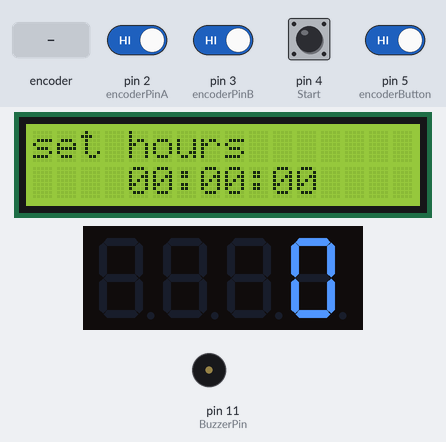
Bench run of a sketch on a simulated Arduino Uno, built with avr-gcc and run on an emulated ATmega328P. Shown: 16×2 character LCD, 4-digit seven-segment display, buzzer (waves = sounding). The inputs (shaded band) are chosen by the test bench; at power-on: pin 2 (encoderPinA), pin 3 (encoderPinB), pin 4 (Start), pin 5 (encoderButton) HIGH.

Above: at 3.7 s.
3.8 s: pin 5 (encoderButton) driven LOW
At 5.5 s:
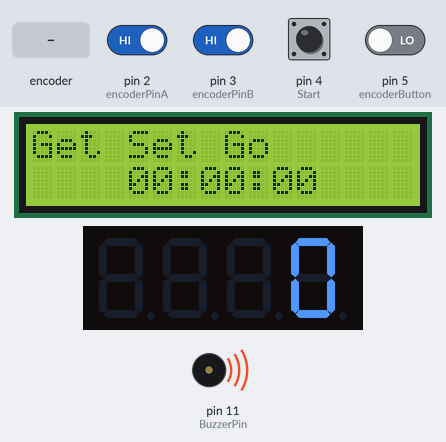
6.5 s: rotary encoder on pin 2 (encoderPinA) / pin 3 (encoderPinB) turned 1 step (first pin leading)
9.7 s: pin 5 (encoderButton) driven HIGH
At 10.9 s:
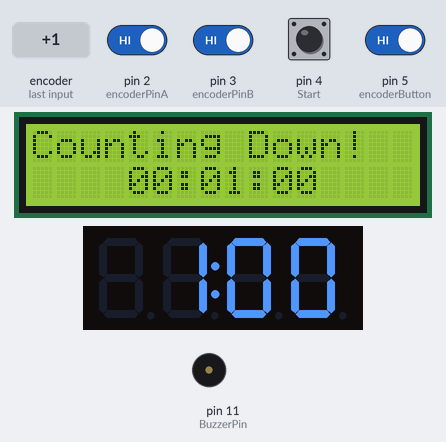
12.7 s: pin 4 (Start) pulled LOW for 1 s
At 15.6 s:
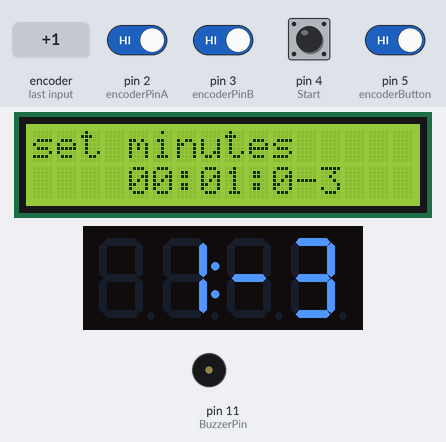
15.9 s: pin 5 (encoderButton) driven LOW
At 18.3 s:
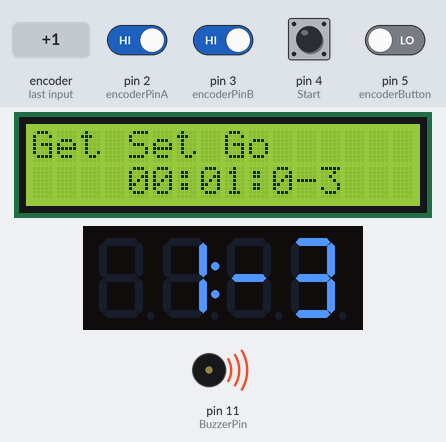
18.6 s: rotary encoder on pin 2 (encoderPinA) / pin 3 (encoderPinB) turned 1 step (first pin leading)
Timing chart, 0 to 21.6 s (numbered marks = the images above; inputs shaded):
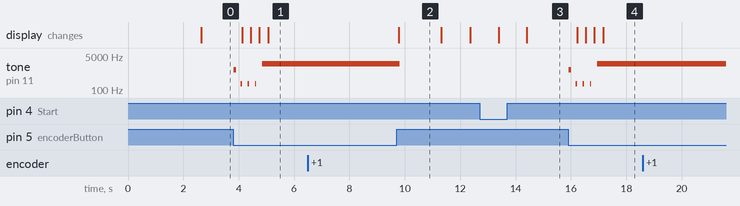

Measured:
- after the input at 3.8 s, tone on pin 11 (BuzzerPin): plays 1000 Hz for 0.10 s, 200 Hz for 0.05 s, 200 Hz for 0.05 s, 200 Hz for 0.05 s, 2000 Hz for 1.7 s, starting at once; the display: first changes after 0.32 s (image 1 shows a later state)
- after the input at 6.5 s, every drawn part: stays the same
- after the input at 9.7 s, tone on pin 11 (BuzzerPin): 2000 Hz → silent after 0.11 s; the display: changes after 0.08 s (image 2)
- after the input at 12.7 s, the display: first differs from a run without the input after 1.7 s (image 3)
- after the input at 15.9 s, tone on pin 11 (BuzzerPin): plays 1000 Hz for 0.10 s, 200 Hz for 0.05 s, 200 Hz for 0.05 s, 200 Hz for 0.05 s, 2000 Hz for 1.7 s, starting at once; the display: first changes after 0.33 s (image 4 shows a later state)
- after the input at 18.6 s, every drawn part: stays the same
- what the display in image 2 shows lasts 1.5 s, from 9.8 s to 11.3 s

The sketch:

Arduino_CountDown_Timer_rotary_encoder_TM1637_7_Segment_LED.ino
```cpp
/*

Aarya Gupta
1 year ago (edited)
 @Luberth Dijkman  second is going in negative

I have corrected it,thankq so much for the code

haha
if i remember right when start is for example 1:00 2:00

think i add line +/-260       if (seconds<0) seconds=0;


maybe try this     codeis not perfect maybe u can use it


https://github.com/ldijkman/Arduino_CountDown_Timer_rotary_encoder_TM1637_7_Segment_LED/blob/main/Arduino_CountDown_Timer_rotary_encoder_TM1637_7_Segment_LED.ino
https://www.youtube.com/watch?v=a7cO0Zcwmvw
*/


#include <Arduino.h>
#include <TM1637Display.h> //https://github.com/avishorp/TM1637   download ZIP and install library from ZIP in arduino


// Module connection pins (Digital Pins)
#define CLK 8           // D8 to  TM1637 4 character 7 segment LED Display
#define DIO 9            // D9 to  TM1637 4 character 7 segment LED Display

// i2c 16x2 LCD   to  SCL SDA or A4 A5


// The amount of time (in milliseconds) between tests
#define TEST_DELAY   2000


const uint8_t SEG_DONE[] = {
  SEG_B | SEG_C | SEG_D | SEG_E | SEG_G,           // d
  SEG_A | SEG_B | SEG_C | SEG_D | SEG_E | SEG_F,   // O
  SEG_C | SEG_E | SEG_G,                           // n
  SEG_A | SEG_D | SEG_E | SEG_F | SEG_G            // E
  };


TM1637Display display(CLK, DIO);


#include <Wire.h>
#include <LiquidCrystal_I2C.h>  // do not know dfrobot.com i2c lib should change this to a github link
//#include <LCD.h>

//version 29-2-2020
//https://www.youtube.com/watch?v=B5O9bT54BzI
// lcd and TM1637 7segmnent https://www.youtube.com/watch?v=a7cO0Zcwmvw
//original with seperate start button https://www.youtube.com/watch?v=rzxisoU9D6c
LiquidCrystal_I2C lcd(0x27, 16, 2);
//LiquidCrystal_I2C lcd(0x27, 2, 1, 0, 4, 5, 6, 7, 3, POSITIVE);  // Set the LCD I2C address
//LiquidCrystal_I2C lcd(0x3f, 2, 1, 0, 4, 5, 6, 7, 3, POSITIVE); // Set the LCD I2C address
//LiquidCrystal_I2C lcd(0x38);  // Set the LCD I2C address


#define Start 4               // start stop button D4
// possible without button
// use encoder longpress to start
#define BuzzerPin 11          // buzzer D11
#define BACKLIGHT_PIN 13


int hours = 0;
int minutes = 0;
int seconds = 0;
int sethours = 0;
int setminutes = 0;
int setseconds = 0;
boolean timeState = false;
#define encoderPinA 2        // encoder  CLK right
#define encoderPinB 3        // encoder  DT  left
#define encoderButton 5      // encoder  SW  switch
int HMS = 1;
int encoderPos = 0;               // a counter for the dial
unsigned int lastReportedPos = 1; // change management
static boolean rotating = false;  // debounce management
boolean A_set = false;
boolean B_set = false;


void setup() {


  pinMode(Start, INPUT_PULLUP);
  pinMode(encoderPinA, INPUT_PULLUP); //enabling pullups
  pinMode(encoderPinB, INPUT_PULLUP);
  pinMode(encoderButton, INPUT_PULLUP);
  attachInterrupt(0, doEncoderA, CHANGE); //pin 2
  attachInterrupt(1, doEncoderB, CHANGE); //pin 3
  Serial.begin(9600); // output
  lcd.begin(); // initialize the lcd for 16 chars 2 lines, turn on backlight
  lcd.clear();
  lcd.setCursor(0, 0);
  lcd.print("COUNT DOWN TIMER");
  lcd.setCursor(4, 1);
  lcd.print("00:00:00");
  delay(2500);


}


void loop() {


  if (digitalRead(encoderButton) == LOW)
  {
    HMS = HMS + 1;
    if (HMS == 4)
    {
      HMS = 1;
    }
    tone(BuzzerPin, 1000, 100);
    int t = 80;
    while (digitalRead(encoderButton) == LOW) {
      delay(1); t = t - 1; lcd.setCursor(0, 0); lcd.print(t); lcd.print("          ");
      if (t == 60) {tone(BuzzerPin, 200, 50);}
        if (t == 40) {tone(BuzzerPin, 200, 50);}
          if (t == 20) {tone(BuzzerPin, 200, 50);}
      if (t <= 1) {
        t = 1; timeState = true;
            sethours = hours;
            setminutes=minutes;
            setseconds=seconds;
        lcd.setCursor(0, 0); lcd.print("Get Set Go      ");
        tone(BuzzerPin, 2000, 100);
      }
    }
  }
  //  lcd.setCursor(0, 0);
  //  lcd.print("COUNT DOWN TIMER");
  //  delay(500);
  if (HMS == 1) {
    lcd.setCursor(0, 0);
    lcd.print("set hours       ");
  }
  if (HMS == 2) {
    lcd.setCursor(0, 0);
    lcd.print("set minutes     ");
  }
  if (HMS == 3) {
    lcd.setCursor(0, 0);
    lcd.print("set seconds     ");
  }
  //delay(500);


  rotating = true; // reset the debouncer
  encoderPos = constrain(encoderPos, -1, 1);
  if (lastReportedPos != encoderPos) {


    if (HMS == 1) {
      hours = hours + encoderPos;
      hours = constrain(hours, 0, 48);

    }
    else if (HMS == 2) {
      minutes = minutes + encoderPos;
      minutes = constrain(minutes, 0, 60);

    }
    else if (HMS == 3) {
      seconds = seconds + encoderPos;
      seconds = constrain(seconds, 0, 60);

    }


    // Serial.println(encoderPos); // for testing
    // Serial.print('hours ');
    // Serial.println(hours);
    // Serial.print('minutes ');
    // Serial.println(minutes);
    // Serial.print('seconds ');
    // Serial.println(seconds);
    // Serial.println(' ');


    lcd.setCursor(4, 1);
    if (hours <= 9)
    {
      lcd.print("0");
    }
    lcd.print(hours);
    lcd.print(":");
    if (minutes <= 9)
    {
      lcd.print("0");
    }
    lcd.print(minutes);
    lcd.print(":");
    if (seconds <= 9)
    {
      lcd.print("0");
    }
    lcd.print(seconds);
    encoderPos = 0;
    lastReportedPos = encoderPos;


  display.setBrightness(0x0f);
 if (minutes == 0)display.clear();
 if (minutes>0)display.showNumberDec(seconds, true, 2, 2);  // Expect:  1:04
 if (minutes==0)display.showNumberDec(seconds, false, 2, 2);  // Expect: no leading 0
 if (minutes > 0) display.showNumberDecEx(minutes, (0b01000000), false,2,0);


  }


  if (digitalRead(Start) == LOW || timeState == true) { //start count down timer
    lcd.setCursor(0, 0); lcd.print("Counting Down!  ");
    timeState = true;
    delay(500);

    while (timeState == true) {

    //delay(992);           //maintime delay
    int period = 1000;
    unsigned long time_now = 0;
    time_now = millis();
    while(millis() < time_now + period){ //wait approx. [period] ms}


    }
       seconds = seconds - 1;
    // if (seconds<0) seconds=0;

      if (minutes == 0 && hours >= 1) {
        minutes = 60;
        hours = hours - 1;
      }
      if (seconds == 0 && minutes >= 1) {
        seconds = 60;
        minutes = minutes - 1;
      }
      else if (minutes == 0 && hours == 0 && seconds == 0) { //count down alarm
        while (timeState == true) {
            lcd.clear();
            lcd.setCursor(0, 0);
            lcd.print("COUNT DOWN TIMER");
            lcd.setCursor(5, 1);
            lcd.print("Alarm!");


 display.setSegments(SEG_DONE);

          tone(BuzzerPin, 600, 250);
          delay(250);
          tone(BuzzerPin, 800, 250);
          delay(250);
          if (digitalRead(Start) == LOW) { // turn alarm off with switch
            timeState = false;
            seconds = 1;
            lcd.clear();
            lcd.setCursor(0, 0);
            lcd.print("COUNT DOWN TIMER");
            lcd.setCursor(4, 1);
            lcd.print("00:00:00");

            hours = sethours;
            minutes=setminutes;
            seconds=setseconds;


            break;
          }


          if (digitalRead(encoderButton) == LOW) { // turn alarm off with rotary encoder switch
            timeState = false;
            //seconds = 1;
            lcd.clear();
            lcd.setCursor(0, 0);
            lcd.print("COUNT DOWN TIMER");
            lcd.setCursor(4, 1);
            lcd.print("Done!");
            while(digitalRead(encoderButton) == LOW){delay(1000);}//wait for release switch
            hours = sethours;
            minutes=setminutes;
            seconds=setseconds;
            break;
          }


        }
      }
    // delay(992);


  //    seconds = seconds - 1;
// if (seconds<0) seconds=0;

      //Serial.print('hours '); // for testing
      //Serial.println(hours);
      //Serial.print('minutes ');
      //Serial.println(minutes);
      //Serial.print('seconds ');
      // Serial.println(seconds);
      //Serial.println(' ');


  int k;
  uint8_t data[] = { 0xff, 0xff, 0xff, 0xff };
  uint8_t blank[] = { 0x00, 0x00, 0x00, 0x00 };


  //display.clear();
  //display.showNumberDecEx(14, (0b01000000), false,2,0);


  //display.showNumberDec(14, true, 2, 0); // Expect: __14
  //delay(TEST_DELAY);

  display.setBrightness(0x0f);
  if (minutes == 0)display.clear();
 if (minutes>0)display.showNumberDec(seconds, true, 2, 2);  // Expect:  1:04
 if (minutes==0)display.showNumberDec(seconds, false, 2, 2);  // Expect: no leading 0
 if (minutes > 0) display.showNumberDecEx(minutes, (0b01000000), false,2,0);


      lcd.setCursor(4, 1);
      if (hours <= 9)
      {
        lcd.print("0");
      }
      lcd.print(hours);
      lcd.print(":");
      if (minutes <= 9)
      {
        lcd.print("0");
      }
      lcd.print(minutes);
      lcd.print(":");
      if (seconds <= 9)
      {
        lcd.print("0");
      }
      lcd.print(seconds);


      if (digitalRead(Start) == LOW) {           // pauze countdown with start button
        delay(1000);
        timeState = false;
        break;
      }
      if (digitalRead(encoderButton) == LOW) {    // pauze countdown with encoder button
        delay(1000);
        tone(BuzzerPin, 500, 100);
        timeState = false;
        break;
      }
    }
  }
}


// Interrupt on A changing state
void doEncoderA() {
  // debounce
  if ( rotating ) delay (1); // wait a little until the bouncing is done


  // Test transition, did things really change?
  if ( digitalRead(encoderPinA) != A_set ) { // debounce once more
    A_set = !A_set;


    // adjust counter + if A leads B
    if ( A_set && !B_set )
      encoderPos = 1;


    rotating = false; // no more debouncing until loop() hits again
  }
}


// Interrupt on B changing state
void doEncoderB() {
  if ( rotating ) delay (1);
  if ( digitalRead(encoderPinB) != B_set ) {
    B_set = !B_set;
    // adjust counter – 1 if B leads A
    if ( B_set && !A_set )
      encoderPos = -1;


    rotating = false;
  }
}

// https://github.com/ldijkman/Arduino_CountDown_Timer_rotary_encoder_TM1637_7_Segment_LED/blob/main/Arduino_CountDown_Timer_rotary_encoder_TM1637_7_Segment_LED.ino
// https://www.youtube.com/watch?v=a7cO0Zcwmvw
```
